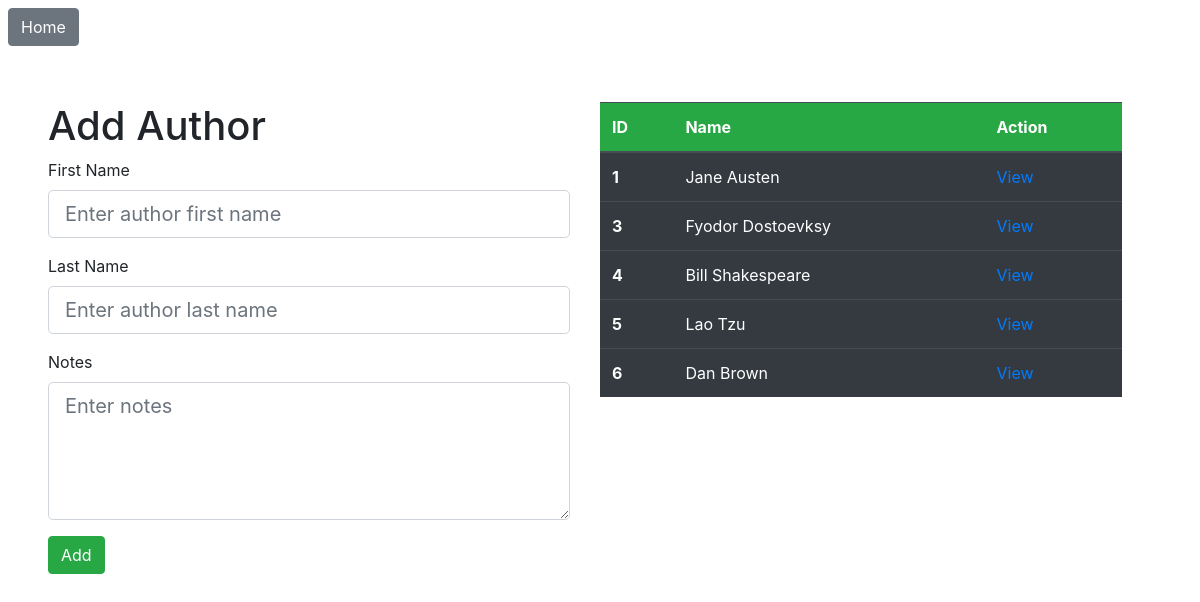
The app's page /authors with its own data.
### book_authors_app/models.py (models this page shows, shortened)
class Author(models.Model):
    first_name = models.CharField(max_length=255)
    last_name = models.CharField(max_length=255)
    notes = models.TextField()
    books = models.ManyToManyField(Book, related_name="authors")
    created_at = models.DateTimeField(auto_now_add=True)
    updated_at = models.DateTimeField(auto_now=True)

### book_authors_app/views.py (the view)
# urls.py: path('authors', views.render_authors),
def render_authors(request):
    context = {
        "authors": Author.objects.all().values(),
    }
    return render(request, "authors.html", context)

### book_authors_app/templates/authors.html (shortened to what this page needs)
<!DOCTYPE html>
<html lang="en">
<head>
    {% load bootstrap4 %}
    {% bootstrap_css %}
</head>
<body>
<a role="button" class="btn btn-secondary m-2" href="/">Home</a>
    <div class="container-fluid row p-5">
        <div class="container col-6">
            <h1>Add Author</h1>
            <form action="/new_author" method="POST">
                <div class="form-group">
                    <label for="first_name">First Name</label>
                    <input class="form-control form-control-lg" name="first_name" type="text" placeholder="Enter author first name" id="first_name">
                </div>
                <div class="form-group">
                    <label for="last_name">Last Name</label>
                    <input class="form-control form-control-lg" name="last_name" type="text" placeholder="Enter author last name" id="last_name">
                </div>
                <div class="form-group">
                    <label for="notes">Notes</label>
                    <textarea class="form-control form-control-lg" name="notes" type="textarea" placeholder="Enter notes" id="notes" rows="4"></textarea>
                </div>
                <button type="submit" class="btn btn-success mb-2">Add</button>
            </form>
        </div>
        <div class="container col-6">
            <table class="table table-hover table-dark">
              <thead class="bg-success">
               <tr>
                  <th scope="col">ID</th>
                  <th scope="col">Name</th>
                  <th scope="col">Action</th>
                </tr>
              </thead>
              <tbody>
                {% for author in authors %}
                <tr>
                  <th scope="row">{{ author.id }}</th>
                  <td>{{ author.first_name }}  {{ author.last_name }}</td>
                  <td><a href="authors/{{ author.id }}">View</a></td>
                </tr>
                {% endfor %}
              </tbody>
            </table>
        </div>
    </div>
</body>
</html>

### records on screen
Author: id "1", first_name "Jane", last_name "Austen"
Author: id "3", first_name "Fyodor", last_name "Dostoevksy"
Author: id "4", first_name "Bill", last_name "Shakespeare"
Author: id "5", first_name "Lao", last_name "Tzu"
Author: id "6", first_name "Dan", last_name "Brown"
